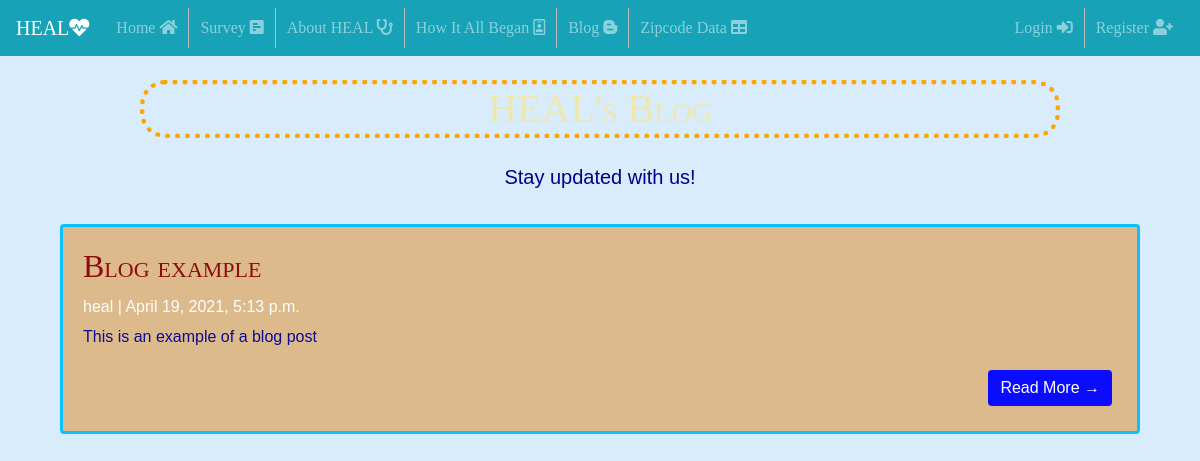
Before: /blog/ with the older database file.
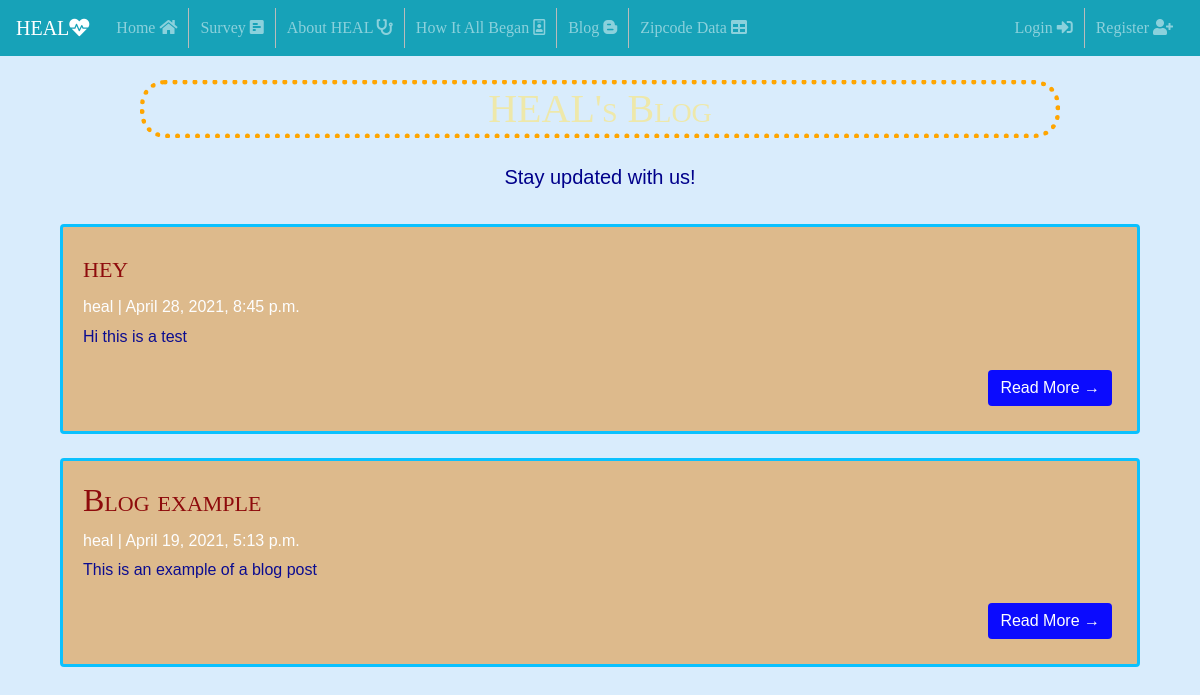
After: the same page with the newer database file.
### HEALSurvey/models.py (models this page shows, shortened)
class Post(models.Model):
    title = models.CharField(max_length=200, unique=True)
    slug = models.SlugField(max_length=200, unique=True)
    author = models.ForeignKey(User, on_delete= models.CASCADE,related_name='blog_posts')
    updated_on = models.DateTimeField(auto_now= True)
    content = models.TextField()
    created_on = models.DateTimeField(auto_now_add=True)
    status = models.IntegerField(choices=STATUS, default=0)
    class Meta:
        ordering = ['-created_on']

### HEALSurvey/views.py (the view)
# urls.py: path('blog/', views.PostList.as_view(), name='blog'),
class PostList(generic.ListView):
    queryset = Post.objects.filter(status=1).order_by('-created_on')
    template_name = 'blog.html'

### templates/Blog.html (shortened to what this page needs)
{% extends 'Base.html' %}
{% load crispy_forms_tags %}
{% load static %}
{% block body %}
<header class="masthead">
    <div class="container">
        <div class="row">
            <div class=" col-md-8 col-md-10 mx-auto">
                <div class="site-heading">
                    <h1 id="t" class="site-heading my-4 mt-3"> HEAL's Blog </h1>
                    <p class="lead">Stay updated with us!</p>
                </div>
            </div>
        </div>
    </div>
</header>
<div class="container">
        <div class="col-md mt-3 left">
            {% for post in post_list %}
            <div class="card mb-4">
                <div class="card-body">
                    <h2 class="card-title" style ="color:darkred">{{ post.title }}</h2>
                    <p class="card-text h6" style ="color:white">{{ post.author }} | {{ post.created_on}} </p>
                    <p class="card-text">{{post.content|slice:":200" }}</p>
                    <a href="{% url 'post_detail' post.slug  %}" class="btn btn-primary">Read More &rarr;</a>
                </div>
            </div>
            {% endfor %}
        </div>
</div>
{%endblock%}

### templates/Base.html (shortened to what this page needs)
{% load static %}
<!DOCTYPE html>
<html lang="en">
<head>
    <link rel="stylesheet" href="https://stackpath.bootstrapcdn.com/bootstrap/4.5.0/css/bootstrap.min.css">
    <link rel="stylesheet" href="https://cdnjs.cloudflare.com/ajax/libs/font-awesome/5.15.3/css/all.min.css" />
    <link rel="stylesheet" href="{% static 'css/styles.css' %}">
</head>
<body>
<div>
    <nav class="navbar navbar-expand-lg navbar-dark bg-info">
        <a class="navbar-brand">HEAL<i class="fas fa-heartbeat"></i></a>
        <div class="collapse navbar-collapse" id="navbarTogglerDemo02">
            <ul class="navbar-nav mr-auto mt-2 mt-lg-0">
                <li class="nav-item">
                    <a class="nav-link" href={% url 'home' %}>Home <i class="fas fa-home"></i></a>
                </li>
                <li class="nav-item">
                    <a class="nav-link" href="{% url 'topic' %}">Survey <i class="fas fa-poll-h"></i></a>
                </li>
                <li class="nav-item">
                    <a class="nav-link" href="{% url 'info' %}">About HEAL <i class="fas fa-stethoscope"></i></a>
                </li>
                <li class="nav-item">
                    <a class="nav-link" href="{% url 'team' %}">How It All Began <i class="far fa-id-badge"></i></a>
                </li>
                <li class="nav-item">
                    <a class="nav-link" href="{% url 'blog' %}">Blog <i class="fab fa-blogger-b"></i></a>
                </li>
                <li class="nav-item">
                    <a class="nav-link" href="{% url 'zipcode' %}">Zipcode Data <i class="fas fa-table"></i></a>
                </li>
            </ul>
                {% if user.is_authenticated %}
                    <ul class="navbar-nav ml-auto">
                        <li class="nav-item">
                            <a class="nav-link mr-auto" href="{% url 'account_page' %}">{{user.username}} <i class="fas fa-user"></i></a>
                        </li>
                        <li class="nav-item">
                            <a class="nav-link mr-auto" href="{% url 'logout' %}">Logout <i class="fas fa-sign-out-alt"></i></a>
                        </li>
                    </ul>
                {% else %}
                    <ul class="navbar-nav ml-auto">
                        <li class="nav-item">
                            <a class="nav-link mr-auto" href={% url 'login' %}>Login <i class="fas fa-sign-in-alt"></i></a>
                        </li>
                        <li class="nav-item">
                            <a class="nav-link mr-auto" href={% url 'register' %}>Register <i class="fas fa-user-plus"></i></a>
                        </li>
                    </ul>
                {% endif %}
        </div>
    </nav>
</div>
    {% block body %}
    {% endblock %}
</body>
</html>

### static/css/styles.css (style rules this page uses)
body { background-color: #D9ECFC; justify-content: center; background-image: url("https://wallpaperaccess.com/full/869534.jpg"); }
h1, h2, h3 { font-family: American Typewriter, serif; font-variant: small-caps; }
p { color: darkblue; font-family: Arial, Helvetica, sans-serif; }
.btn { float: right; font-family: Arial, Helvetica, sans-serif; }
.btn { display: inline-block; border-radius: 4px; border: none; color: #FFFFFF; background-color: blue; text-align: center; transition: all 0.5s; cursor: pointer; margin: 5px; }
.navbar-brand { font-family: American Typewriter, serif; font-variant: small-caps; }
.nav-item { font-family: American Typewriter, serif; }
li { float: left; border-right: 1px solid #bbb; padding-left: 3px; padding-right: 3px; }
li:last-child { border-right: none; }
.container { font-family: American Typewriter, serif; }
#t { border: 5px dotted orange; background: url("https://img.freepik.com/free-photo/blue-teal-brush-stroke-textured-background_53876-89420.jpg?size=626&ext=jpg"); color: palegoldenrod; border-radius: 25px; }
.site-heading { text-align: center; }
.card { background: burlywood; border: 3px solid deepskyblue; opacity: 95%; font-family: American Typewriter, serif; }
.fas { position: relative; }

Changed rows visible on the page:
added Post: title "hey", author "heal", created_on "April 28, 2021, 8:45 p.m.", content "Hi this is a test"
